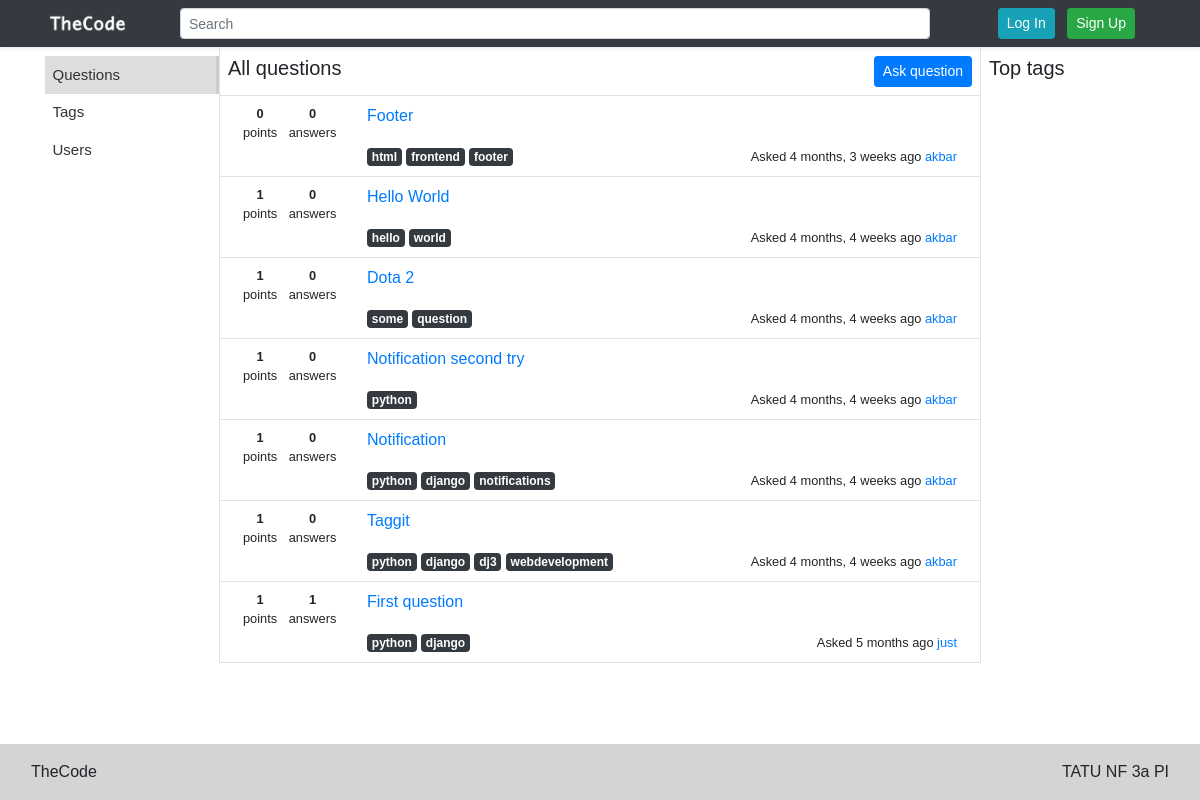
The app's page /, older data.
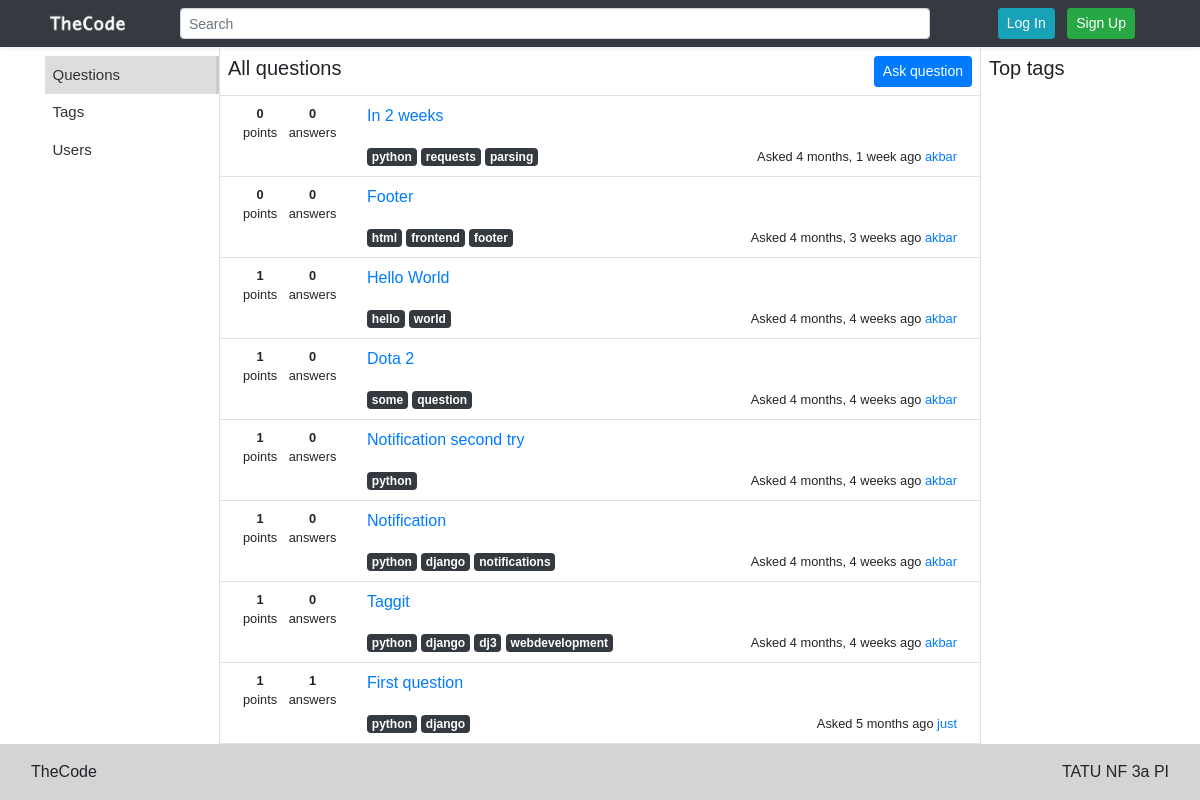
The same page, newer data.
### questions/models.py (models this page shows, shortened)
class Question(models.Model):
	title = models.TextField()
	question_text = models.TextField()
	user = models.ForeignKey(User, on_delete = models.CASCADE, related_name = "question_user")
	date = models.DateTimeField()
	answer = models.ManyToManyField(Answer)
	tags = TaggableManager()
	comment = models.ManyToManyField(Comment)
	vote_point = models.IntegerField(default = 0)
	vote_up = models.IntegerField(default = 0)
	vote_down = models.IntegerField(default = 0)
	voters = models.ManyToManyField(User, related_name = "question_voters", default = None)
	fav_count = models.IntegerField(default = 0)

### questions/views.py (the view)
# urls.py: path('', views.QuestionView.as_view(), name = "question"),
class QuestionView(TemplateView):
	model = Question
	template_name = 'questions/questions.html'
	def get_context_data(self, **kwargs):
		context = super().get_context_data(**kwargs)
		try:
			context['data'] = Question.objects.all().order_by('-date')[:20]
		except Question.DoesNotExist:
			context['data'] = {}
		return context

### templates/questions/questions.html
{% extends '../include/base.html' %}
{% block content %}
<div class="row">
   {% include '../include/left_side.html' %}
    <div class = "col-md-8">
        <div class = "row border-bottom">
            <div class = "col-12 p-2 d-flex justify-content-between">
                <h5 class = "m-0"> All questions</h5>
                <span class="float-right">
                <a href = "{% url 'questions:ask_question' %}" class = "btn btn-sm btn-primary">Ask question</a>
                </span>
            </div>
        </div>
        {% include 'questions/question_list.html' %}
    </div>
    {% include '../include/right_side.html' %}
</div>
{% endblock content %}

### templates/questions/question_list.html
{% load humanize %}
{% for datas in data %}
    <div class="row border-bottom question_list p-2">
        <div class="col-md-2" onclick = "window.location.href = '/question/{{ datas.id }}/'">
            <ul class = "vandpoint list-inline list-unstyled small">
                <li class="list-inline-item">
                    <center>
                        <span class = "font-weight-bold">{{ datas.vote_point }}</span>
                        points
                    </center>
                </li>
                <li class="list-inline-item">
                    <center>
                        <span class = "font-weight-bold">{{ datas.answer.count }} </span>
                        answers
                    </center>
                </li>
            </ul>
        </div>
        <div class="col-md-10">
            <p>
                <a href="{% url 'questions:question_datas' datas.id %}" class="text-decoration-none">
                    {{ datas.title }}
                </a>
            </p>
            <div class="float-left">
                {% for tags in datas.tags.all %}
                    <a href = "{% url 'questions:tag_question' tags %}" class = "badge badge-dark">{{ tags }}</a>
                {% endfor %}
            </div>
            <div class="float-right">
                <small>Asked
                    {{ datas.date | naturaltime }}
                    <a href="{% url 'get_user' datas.user.id %}" class = "text-decoration-none">{{ datas.user.username }} </a>
                </small>
            </div>
        </div>
    </div>
{% endfor %}

Row changes from the older to the newer data that the page shows:
added Question: vote_point "0", answer.count "0", title "In 2 weeks", date "4 months, 1 week ago", user.username "akbar", Tag (name "python")
added Tag: name "requests", shown under "0"
added Tag: name "parsing", shown under "0"
